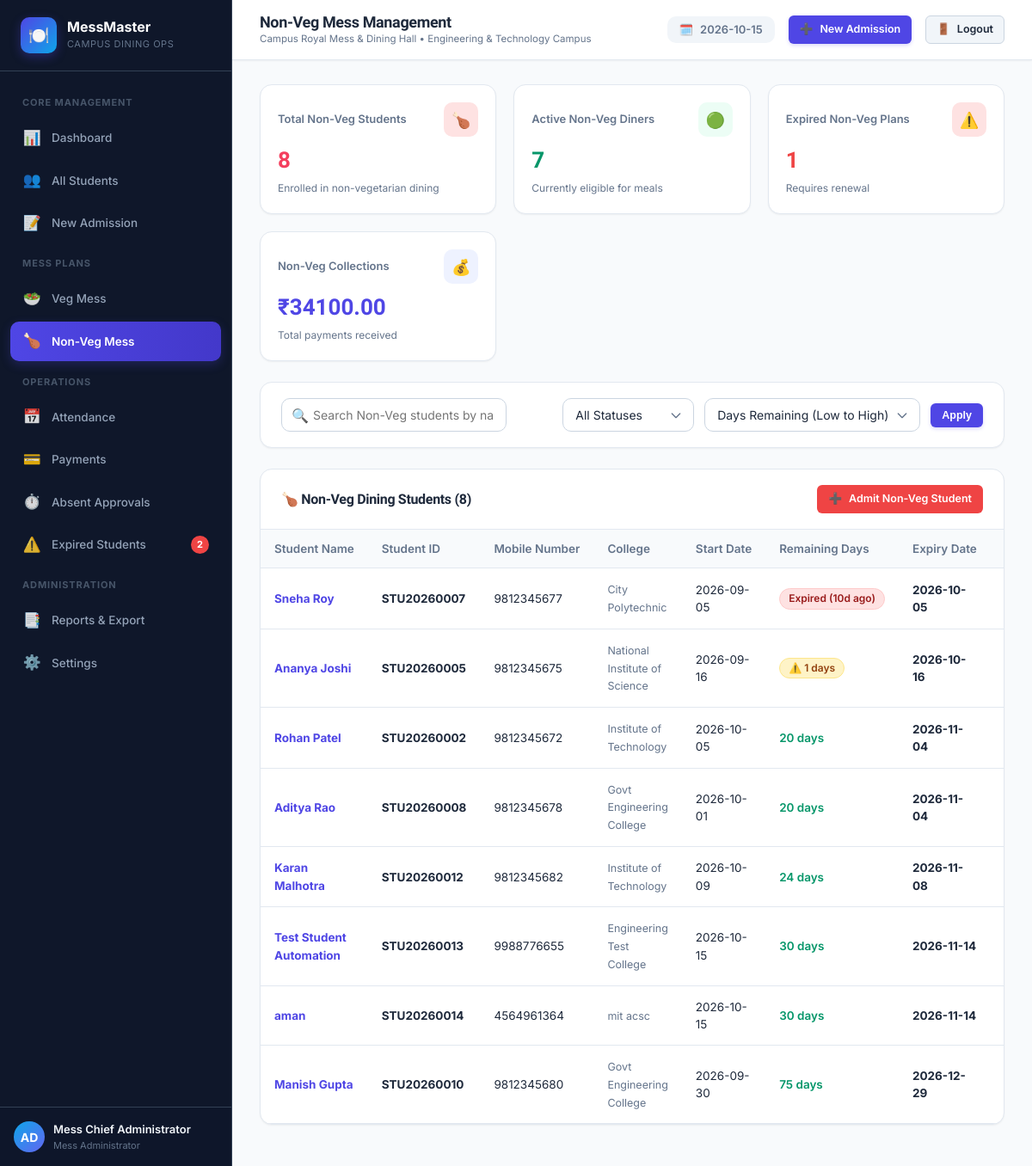
The page /mess/non-veg (signed in) on the database its author committed.
### tables this page shows
CREATE TABLE users (
            id INTEGER PRIMARY KEY AUTOINCREMENT,
            username TEXT UNIQUE NOT NULL,
            password_hash TEXT NOT NULL,
            full_name TEXT NOT NULL,
            role TEXT DEFAULT 'admin',
            created_at DATETIME DEFAULT CURRENT_TIMESTAMP
        );

CREATE TABLE settings (
            id INTEGER PRIMARY KEY AUTOINCREMENT,
            key TEXT UNIQUE NOT NULL,
            value TEXT NOT NULL,
            description TEXT
        );

CREATE TABLE mess_plans (
            id INTEGER PRIMARY KEY AUTOINCREMENT,
            student_id TEXT NOT NULL,
            plan_duration_days INTEGER NOT NULL,
            start_date DATE NOT NULL,
            original_expiry_date DATE NOT NULL,
            current_expiry_date DATE NOT NULL,
            total_extension_days INTEGER DEFAULT 0,
            mess_type TEXT NOT NULL CHECK(mess_type IN ('Veg', 'Non-Veg')),
            total_fee REAL NOT NULL,
            status TEXT NOT NULL DEFAULT 'Active' CHECK(status IN ('Active', 'Expired', 'Renewed')),
            is_current INTEGER NOT NULL DEFAULT 1,
            created_at DATETIME DEFAULT CURRENT_TIMESTAMP,
            FOREIGN KEY (student_id) REFERENCES students(student_id) ON DELETE CASCADE
        );

CREATE TABLE students (
            id INTEGER PRIMARY KEY AUTOINCREMENT,
            student_id TEXT UNIQUE NOT NULL,
            full_name TEXT NOT NULL,
            mobile TEXT UNIQUE NOT NULL,
            college_name TEXT NOT NULL,
            mess_type TEXT NOT NULL CHECK(mess_type IN ('Veg', 'Non-Veg')),
            status TEXT NOT NULL DEFAULT 'Active' CHECK(status IN ('Active', 'Expired', 'Deactivated')),
            admission_date DATE NOT NULL,
            created_at DATETIME DEFAULT CURRENT_TIMESTAMP,
            updated_at DATETIME DEFAULT CURRENT_TIMESTAMP
        );

### app.py (the view)
@app.route('/mess/non-veg')
@login_required
def nonveg_mess():
    database.update_all_mess_expiries()
    conn = database.get_db_connection()
    search = request.args.get('search', '').strip()
    status_filter = request.args.get('status', 'all')
    sort_by = request.args.get('sort_by', 'remaining_days_asc')
    query = """
        SELECT s.student_id, s.full_name, s.mobile, s.college_name, s.status,
               p.start_date, p.current_expiry_date, p.total_fee,
               COALESCE((SELECT SUM(amount) FROM payments WHERE student_id = s.student_id), 0) as total_paid,
               (p.total_fee - COALESCE((SELECT SUM(amount) FROM payments WHERE student_id = s.student_id), 0)) as balance,
               (julianday(p.current_expiry_date) - julianday(date('now'))) as remaining_days
        FROM students s
        JOIN mess_plans p ON s.student_id = p.student_id AND p.is_current = 1
        WHERE s.mess_type = 'Non-Veg'
    """
    params = []
    if search:
        query += " AND (s.student_id LIKE ? OR s.full_name LIKE ? OR s.mobile LIKE ?)"
        like_term = f"%{search}%"
        params.extend([like_term, like_term, like_term])
    if status_filter in ('Active', 'Expired', 'Deactivated'):
        query += " AND s.status = ?"
        params.append(status_filter)
    if sort_by == 'name_asc':
        query += " ORDER BY s.full_name ASC"
    elif sort_by == 'expiry_date_asc':
        query += " ORDER BY p.current_expiry_date ASC"
    else:
        query += " ORDER BY remaining_days ASC"
    students_list = conn.execute(query, params).fetchall()
    total_nonveg = conn.execute("SELECT COUNT(*) as c FROM students WHERE mess_type = 'Non-Veg'").fetchone()['c']
    active_nonveg = conn.execute("SELECT COUNT(*) as c FROM students WHERE mess_type = 'Non-Veg' AND status = 'Active'").fetchone()['c']
    expired_nonveg = conn.execute("SELECT COUNT(*) as c FROM students WHERE mess_type = 'Non-Veg' AND status = 'Expired'").fetchone()['c']
    nonveg_collected = conn.execute("""
        SELECT COALESCE(SUM(pay.amount), 0) as c
        FROM payments pay
        JOIN students s ON pay.student_id = s.student_id
        WHERE s.mess_type = 'Non-Veg'
    """).fetchone()['c']
    conn.close()
    return render_template('nonveg_mess.html',
        students=students_list,
        search=search,
        status_filter=status_filter,
        sort_by=sort_by,
        total_nonveg=total_nonveg,
        active_nonveg=active_nonveg,
        expired_nonveg=expired_nonveg,
        nonveg_collected=nonveg_collected
    )

### app.py (called while the page is built)
def login_required(f):
    @wraps(f)
    def decorated_function(*args, **kwargs):
        if 'user_id' not in session:
            flash("Please sign in to access the Mess Management System.", "warning")
            return redirect(url_for('login', next=request.url))
        return f(*args, **kwargs)
    return decorated_function

### database.py (called while the page is built, shortened)
def get_db_path():
    return DEFAULT_DB_PATH

def get_db_connection():
    db_file = get_db_path()
    try:
        os.makedirs(os.path.dirname(db_file), exist_ok=True)
    except OSError:
        pass
    conn = sqlite3.connect(db_file)
    conn.row_factory = sqlite3.Row
    conn.execute("PRAGMA foreign_keys = ON;")
    return conn

def get_setting(key, default_value=''):
    conn = get_db_connection()
    row = conn.execute("SELECT value FROM settings WHERE key = ?", (key,)).fetchone()
    conn.close()
    return row['value'] if row else default_value

### templates/nonveg_mess.html (shortened to what this page needs)
{% extends "base.html" %}
{% block page_title %}Non-Veg Mess Management{% endblock %}
{% block content %}
<div class="stats-grid" style="margin-bottom: 24px;">
  <div class="stat-card">
    <div class="stat-header">
      <span class="stat-label">Total Non-Veg Students</span>
      <div class="stat-icon danger">🍗</div>
    </div>
    <div class="stat-value" style="color: var(--nonveg-color);">{{ total_nonveg }}</div>
    <div class="stat-footer">Enrolled in non-vegetarian dining</div>
  </div>
  <div class="stat-card">
    <div class="stat-header">
      <span class="stat-label">Active Non-Veg Diners</span>
      <div class="stat-icon success">🟢</div>
    </div>
    <div class="stat-value" style="color: #059669;">{{ active_nonveg }}</div>
    <div class="stat-footer">Currently eligible for meals</div>
  </div>
  <div class="stat-card">
    <div class="stat-header">
      <span class="stat-label">Expired Non-Veg Plans</span>
      <div class="stat-icon danger">⚠️</div>
    </div>
    <div class="stat-value" style="color: var(--danger);">{{ expired_nonveg }}</div>
    <div class="stat-footer">Requires renewal</div>
  </div>
  <div class="stat-card">
    <div class="stat-header">
      <span class="stat-label">Non-Veg Collections</span>
      <div class="stat-icon primary">💰</div>
    </div>
    <div class="stat-value" style="color: var(--primary);">{{ currency_symbol }}{{ "%.2f"|format(nonveg_collected) }}</div>
    <div class="stat-footer">Total payments received</div>
  </div>
</div>
<div class="panel" style="margin-bottom: 24px;">
  <div class="panel-body" style="padding: 18px 24px;">
    <form method="GET" action="{{ url_for('nonveg_mess') }}">
      <div class="toolbar" style="margin-bottom: 0;">
        <div class="search-box">
          <span class="search-icon">🔍</span>
          <input type="text" class="form-control" name="search" value="{{ search }}" placeholder="Search Non-Veg students by name, ID, or mobile...">
        </div>
        <div class="filter-group">
          <select name="status" class="form-control form-select" style="width: auto;" onchange="this.form.submit()">
            <option value="all" {% if status_filter == 'all' %}selected{% endif %}>All Statuses</option>
          </select>
          <select name="sort_by" class="form-control form-select" style="width: auto;" onchange="this.form.submit()">
            <option value="remaining_days_asc" {% if sort_by == 'remaining_days_asc' %}selected{% endif %}>Days Remaining (Low to High)</option>
          </select>
          <button type="submit" class="btn btn-primary btn-sm">Apply</button>
        </div>
      </div>
    </form>
  </div>
</div>
<div class="panel">
  <div class="panel-header">
    <h3 class="panel-title">🍗 Non-Veg Dining Students ({{ students|length }})</h3>
    <a href="{{ url_for('admission') }}" class="btn btn-danger btn-sm">
      <span>➕</span> Admit Non-Veg Student
    </a>
  </div>
  <div class="panel-body" style="padding: 0;">
    <div class="table-responsive">
      <table class="data-table">
        <thead>
          <tr>
            <th>Student Name</th>
            <th>Student ID</th>
            <th>Mobile Number</th>
            <th>College</th>
            <th>Start Date</th>
            <th>Remaining Days</th>
            <th>Expiry Date</th>
            <th>Payment Status</th>
          </tr>
        </thead>
        <tbody>
          {% if students %}
            {% for s in students %}
              <tr>
                <td>
                  <strong><a href="{{ url_for('student_profile', student_id=s.student_id) }}" style="color: var(--primary);">{{ s.full_name }}</a></strong>
                </td>
                <td><strong>{{ s.student_id }}</strong></td>
                <td>{{ s.mobile }}</td>
                <td><span style="font-size: 12.5px; color: var(--text-muted);">{{ s.college_name }}</span></td>
                <td>{{ s.start_date }}</td>
                <td>
                  {% if s.remaining_days < 0 %}
                    <span class="badge badge-expired">Expired ({{ (s.remaining_days * -1)|int }}d ago)</span>
                  {% elif s.remaining_days <= 3 %}
                    <span class="badge badge-warning">⚠️ {{ s.remaining_days|int }} days</span>
                  {% else %}
                    <span style="font-weight: 600; color: #059669;">{{ s.remaining_days|int }} days</span>
                  {% endif %}
                </td>
                <td><strong>{{ s.current_expiry_date }}</strong></td>
                <td>
                </td>
              </tr>
            {% endfor %}
          {% else %}
            <tr>
              <td colspan="9" style="text-align: center; padding: 36px; color: var(--text-muted);">
                🍗 No non-veg mess students found matching your filters.
              </td>
            </tr>
          {% endif %}
        </tbody>
      </table>
    </div>
  </div>
</div>
{% endblock %}

### templates/base.html (shortened to what this page needs)
<!DOCTYPE html>
<html lang="en">
<head>
  <link rel="stylesheet" href="{{ url_for('static', filename='css/style.css') }}">
</head>
<body>
  <div class="app-container">
    <aside class="sidebar" id="appSidebar">
      <div class="sidebar-header">
        <div class="brand-icon">🍽️</div>
        <div class="brand-title">
          <span class="brand-name">MessMaster</span>
          <span class="brand-sub">Campus Dining Ops</span>
        </div>
      </div>
      <nav class="sidebar-nav">
        <div class="nav-section-title">Core Management</div>
        <a href="{{ url_for('dashboard') }}" class="nav-item {% if request.endpoint == 'dashboard' %}active{% endif %}" id="nav-dashboard">
          <div class="nav-item-content">
            <span class="icon">📊</span>
            <span>Dashboard</span>
          </div>
        </a>
        <a href="{{ url_for('students') }}" class="nav-item {% if request.endpoint == 'students' %}active{% endif %}" id="nav-students">
          <div class="nav-item-content">
            <span class="icon">👥</span>
            <span>All Students</span>
          </div>
        </a>
        <a href="{{ url_for('admission') }}" class="nav-item {% if request.endpoint == 'admission' %}active{% endif %}" id="nav-admission">
          <div class="nav-item-content">
            <span class="icon">📝</span>
            <span>New Admission</span>
          </div>
        </a>
        <div class="nav-section-title">Mess Plans</div>
        <a href="{{ url_for('veg_mess') }}" class="nav-item {% if request.endpoint == 'veg_mess' %}active{% endif %}" id="nav-veg">
          <div class="nav-item-content">
            <span class="icon">🥗</span>
            <span>Veg Mess</span>
          </div>
        </a>
        <a href="{{ url_for('nonveg_mess') }}" class="nav-item {% if request.endpoint == 'nonveg_mess' %}active{% endif %}" id="nav-nonveg">
          <div class="nav-item-content">
            <span class="icon">🍗</span>
            <span>Non-Veg Mess</span>
          </div>
        </a>
        <div class="nav-section-title">Operations</div>
        <a href="{{ url_for('attendance') }}" class="nav-item {% if request.endpoint == 'attendance' %}active{% endif %}" id="nav-attendance">
          <div class="nav-item-content">
            <span class="icon">📅</span>
            <span>Attendance</span>
          </div>
        </a>
        <a href="{{ url_for('payments') }}" class="nav-item {% if request.endpoint == 'payments' %}active{% endif %}" id="nav-payments">
          <div class="nav-item-content">
            <span class="icon">💳</span>
            <span>Payments</span>
          </div>
        </a>
        <a href="{{ url_for('absent_approvals') }}" class="nav-item {% if request.endpoint == 'absent_approvals' %}active{% endif %}" id="nav-absent-approvals">
          <div class="nav-item-content">
            <span class="icon">⏱️</span>
            <span>Absent Approvals</span>
          </div>
        </a>
        <a href="{{ url_for('expired_students') }}" class="nav-item {% if request.endpoint == 'expired_students' %}active{% endif %}" id="nav-expired">
          <div class="nav-item-content">
            <span class="icon">⚠️</span>
            <span>Expired Students</span>
          </div>
          {% if badge_expired_count > 0 %}
          <span class="nav-badge danger">{{ badge_expired_count }}</span>
          {% endif %}
        </a>
        <div class="nav-section-title">Administration</div>
        <a href="{{ url_for('reports') }}" class="nav-item {% if request.endpoint == 'reports' %}active{% endif %}" id="nav-reports">
          <div class="nav-item-content">
            <span class="icon">📑</span>
            <span>Reports & Export</span>
          </div>
        </a>
        <a href="{{ url_for('settings') }}" class="nav-item {% if request.endpoint == 'settings' %}active{% endif %}" id="nav-settings">
          <div class="nav-item-content">
            <span class="icon">⚙️</span>
            <span>Settings</span>
          </div>
        </a>
      </nav>
      <div class="sidebar-footer">
        <div class="user-badge">
          <div class="user-avatar">AD</div>
          <div class="user-info">
            <span class="user-name">{{ current_user.full_name if current_user else 'Admin' }}</span>
            <span class="user-role">Mess Administrator</span>
          </div>
        </div>
      </div>
    </aside>
    <div class="main-wrapper">
      <header class="topbar">
        <div class="topbar-left">
          <div class="page-breadcrumb">
            <h1 class="page-title">{% block page_title %}College Mess Management{% endblock %}</h1>
            <span style="font-size: 11.5px; color: var(--text-muted);">{{ mess_name }} &bull; {{ college_name }}</span>
          </div>
        </div>
        <div class="topbar-right">
          <div class="date-indicator">
            <span>🗓️</span>
            <span>{{ today_date }}</span>
          </div>
          <a href="{{ url_for('admission') }}" class="btn btn-primary btn-sm" id="btn-quick-admission">
            <span>➕</span>
            <span>New Admission</span>
          </a>
          <a href="{{ url_for('logout') }}" class="btn btn-secondary btn-sm" title="Sign Out">
            <span>🚪</span>
            <span>Logout</span>
          </a>
        </div>
      </header>
      <main class="content-body">
        {% block content %}{% endblock %}
      </main>
    </div>
  </div>
</body>
</html>

### rows shown on the page
users: full_name "Mess Chief Administrator"
settings: value "Campus Royal Mess & Dining Hall"
settings: value "Engineering & Technology Campus"
mess_plans: full_name "Sneha Roy", student_id "STU20260007", mobile "9812345677", college_name "City Polytechnic", start_date "2026-09-05", remaining_days "10", current_expiry_date "2026-10-05"
mess_plans: full_name "Ananya Joshi", student_id "STU20260005", mobile "9812345675", college_name "National Institute of Science", start_date "2026-09-16", remaining_days "1", current_expiry_date "2026-10-16"
mess_plans: full_name "Rohan Patel", student_id "STU20260002", mobile "9812345672", college_name "Institute of Technology", start_date "2026-10-05", remaining_days "20", current_expiry_date "2026-11-04"
mess_plans: full_name "Aditya Rao", student_id "STU20260008", mobile "9812345678", college_name "Govt Engineering College", start_date "2026-10-01", remaining_days "20", current_expiry_date "2026-11-04"
mess_plans: full_name "Karan Malhotra", student_id "STU20260012", mobile "9812345682", college_name "Institute of Technology", start_date "2026-10-09", remaining_days "24", current_expiry_date "2026-11-08"
mess_plans: full_name "Test Student Automation", student_id "STU20260013", mobile "9988776655", college_name "Engineering Test College", start_date "2026-10-15", remaining_days "30", current_expiry_date "2026-11-14"
mess_plans: full_name "aman", student_id "STU20260014", mobile "4564961364", college_name "mit acsc", start_date "2026-10-15", remaining_days "30", current_expiry_date "2026-11-14"
mess_plans: full_name "Manish Gupta", student_id "STU20260010", mobile "9812345680", college_name "Govt Engineering College", start_date "2026-09-30", remaining_days "75", current_expiry_date "2026-12-29"

### other values the page prints
{{ badge_expired_count }} "2"
{{ total_nonveg }} "8"
{{ active_nonveg }} "7"
{{ expired_nonveg }} "1"
{{ currency_symbol }} "₹"
{{ "%.2f"|format(nonveg_collected) }} "34100.00"
{{ students|length }} "8"
